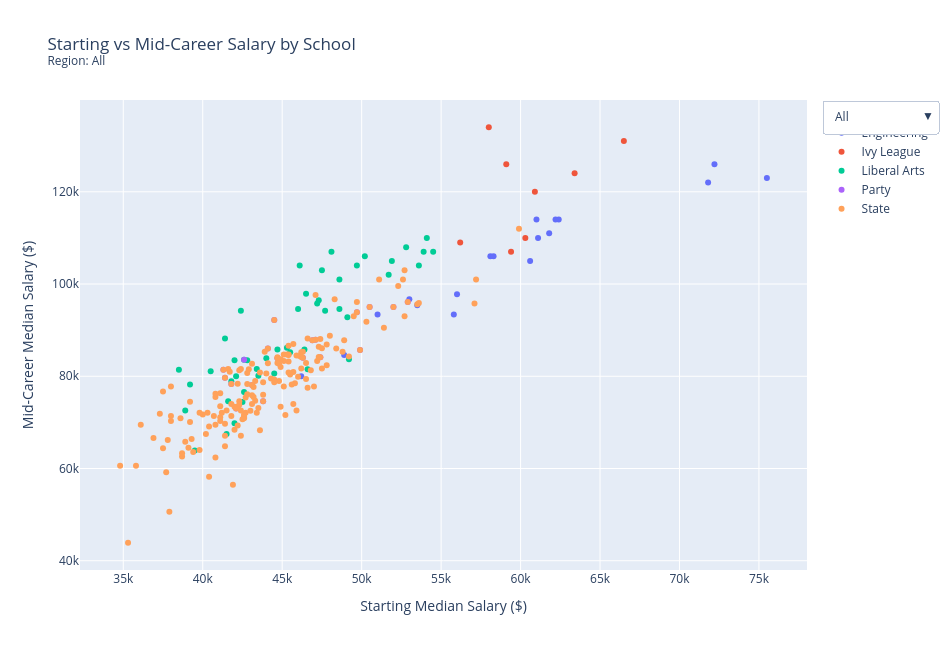

Source (notebook cell):
### Code cell
buttons = []
num_types = len(school_types)

for i, region_name in enumerate(trace_labels):
    visible = [False] * len(fig.data)
    start = i * num_types
    end = start + num_types

    for j in range(start, end):
        visible[j] = True

    buttons.append(
        dict(
            label=region_name,
            method="update",
            args=[
                {"visible": visible},
                {"title": f"Starting vs Mid-Career Salary by School<br><sup>Region: {region_name}</sup>"}
            ]
        )
    )

fig.update_layout(
    title="Starting vs Mid-Career Salary by School<br><sup>Region: All</sup>",
    xaxis_title="Starting Median Salary ($)",
    yaxis_title="Mid-Career Median Salary ($)",
    width=950,
    height=650,
    updatemenus=[
        dict(
            buttons=buttons,
            direction="down",
            showactive=True,
            x=1.02,
            xanchor="left",
            y=1,
            yanchor="top"
        )
    ],
    legend_title="School Type"
)
fig.write_html("draft_visualizations/interactive_plot.html", full_html=True)
fig.show()
